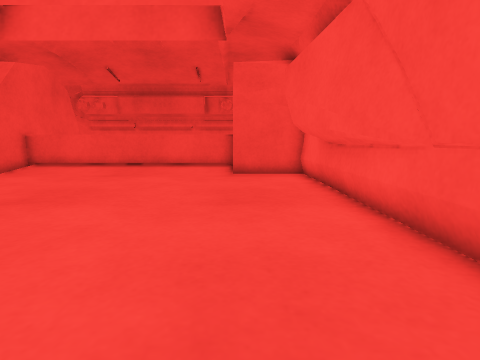
view 1 (above)

14 first-person views from a walk through a Gazebo world. The camera is 0.15 m above the floor, tilts 8° down and sees 80° across. The floor is counted in squares, 0.1 m on a side. Each view is taken from the middle of a square. On the plan, view 1 faces up. The plan holds only what a view shows up to about 14 squares ahead; the rest is blank. The place goes on beyond the plan.

view 2
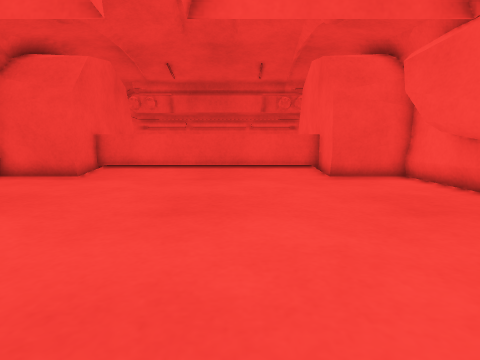

view 3
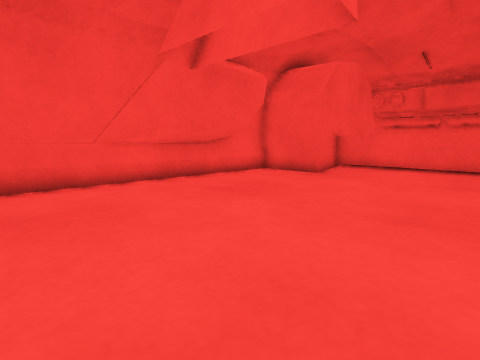

view 4
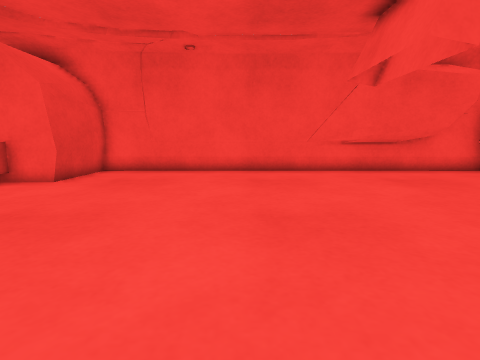

view 5
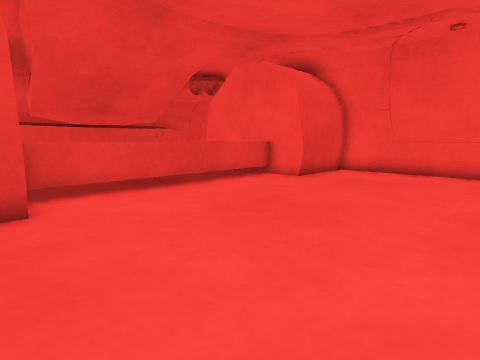

view 6
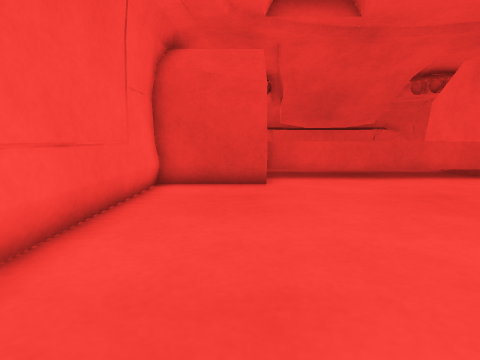

view 7
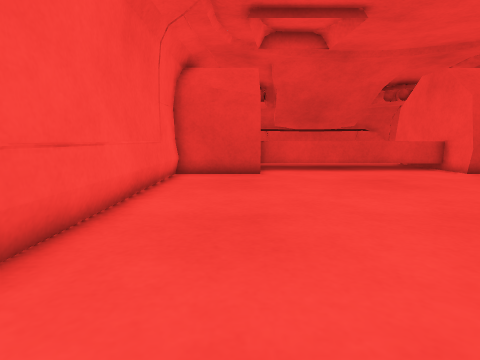

view 8
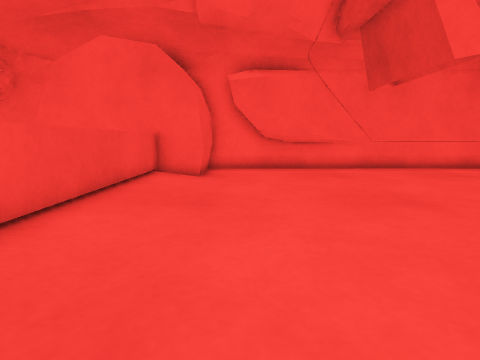

view 9
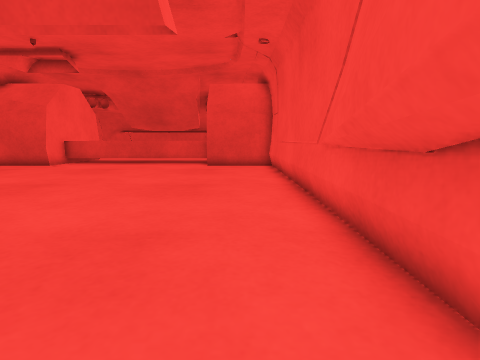

view 10
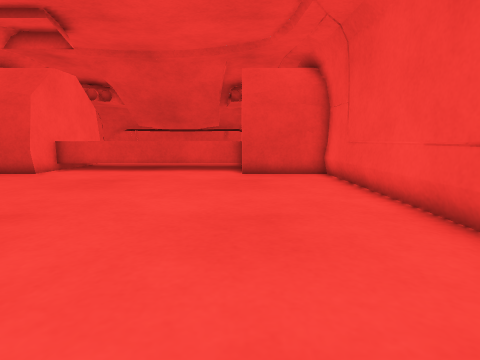

view 11
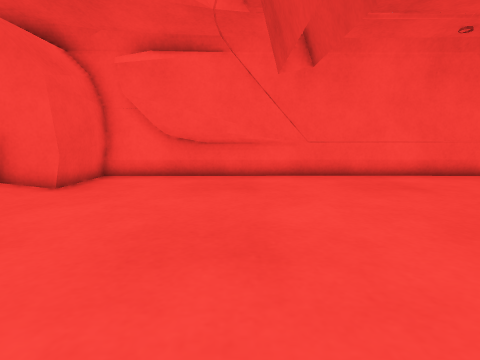

view 12
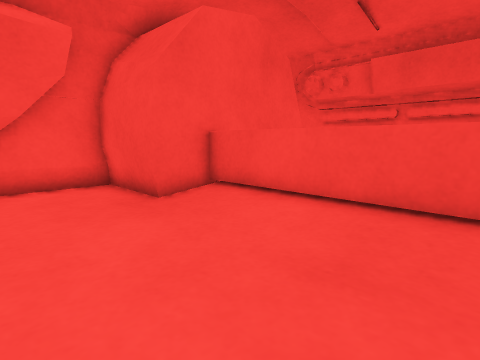

view 13
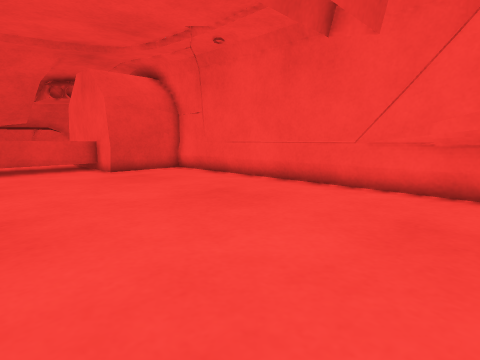

view 14
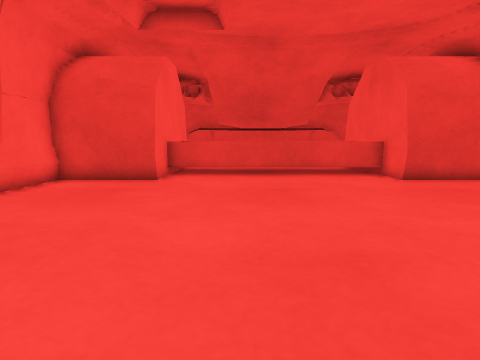

### Floor plan
Points are (right, up) in squares from view 1. A wall is a line through its corners. A room is listed if a view was taken in it or the views show most of it. See-through windows are left out.
Room 1 (views 1, 2, 3, 4, 5, 6, 7, 8, 9, 10, 11, 12, 13, 14)
walls: (-13.7, 5.6) (-13.9, 5.4) (-13.6, 4.9) (-14, 4.4); (-14.1, 5) (-13.6, 4.3); (2.3, 6.4) (2, 10.3); (2.9, 4.2) (1.7, 11.3); (2.9, 5.6) (2, 9.8); (3.1, 4.4) (2.6, 5); (-13.1, 10.3) (-13.4, 5.9); (-12.8, 10.9) (-14, 5.5); (-12.7, 11.2) (-13.8, 4.2); (-10.6, 13) (-13.8, 13.1); (-13.6, -3.2) (-14, -3.6); (-0.9, -5.6) (2.8, -5.4); (-11.5, -5.7) (-10.1, -5.7) (-10.1, -7.6); (-0.9, -6.5) (-0.9, -5.5) (2.8, -5.5) (2.9, 12.5); (2.7, 12.4) (-0.3, 12.5) (-0.3, 16); (2.7, 12.5) (-0.3, 12.5); (-10.7, 16) (-10.7, 12.5) (-13.7, 12.5) (-13.9, -5.5) (-10.1, -5.5)
low walls: (-13.5, 7.2) (-13.7, 4.9); (2.6, 5.7) (2.5, 7.5); (2.8, 3.4) (2.7, 12.5); (-9.5, -7.2) (-1.5, -7.2); (-0.2, 14.4) (-10.7, 14.4); (-13.2, -6.2) (-10, -6.1)

Positions as (right, up) in squares from view 1, and headings:
1: (0, 0), facing up
2: (-4, 1), facing up
3: (-4, 1), facing up-left
4: (0, 1), facing left
5: (0, 1), facing down-left
6: (0, 4), facing down
7: (0, 7), facing down
8: (-12, 11), facing right
9: (-12, 11), facing down
10: (-10, 7), facing down
11: (-9, 7), facing right
12: (-4, 9), facing up-left
13: (-5, 8), facing down-left
14: (-4, 5), facing down
